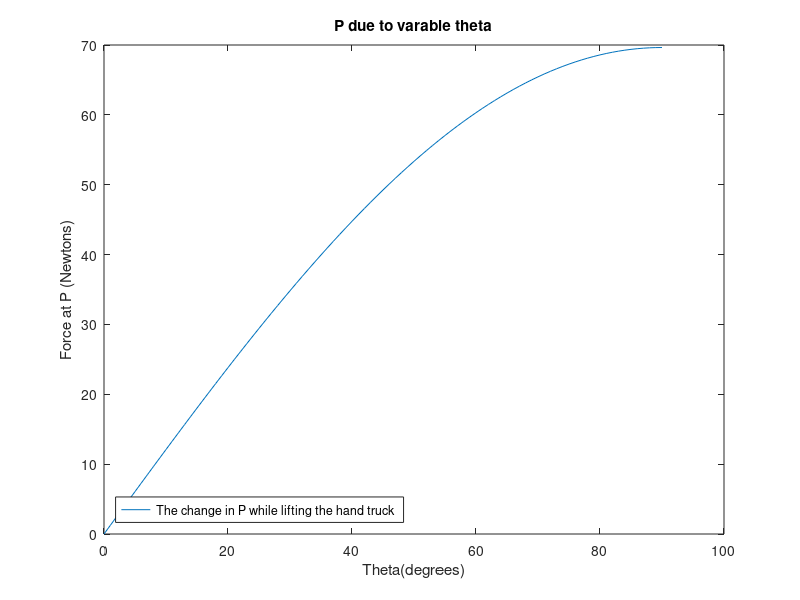

The MATLAB source for this figure:
%%
% MCEN 2023 Statics & Structures
% Homework #5 (Chapter 5)
% Question #
% MEID: 627-566

theta = [0:90];
P=(69.64096774 * sind(theta));
plot(theta,P);
xlabel('Theta(degrees)')
ylabel('Force at P (Newtons)')
title('P due to varable theta')
legend({'The change in P while lifting the hand truck '},'Location','southwest')
